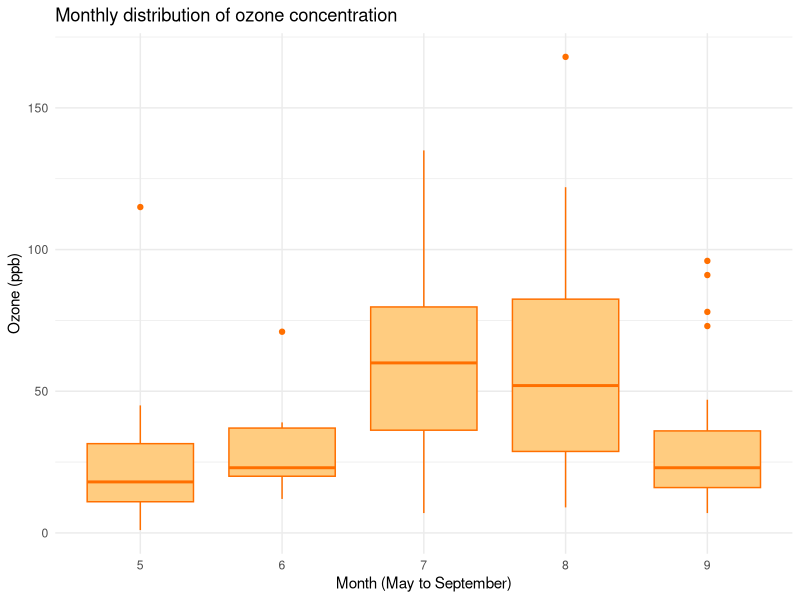
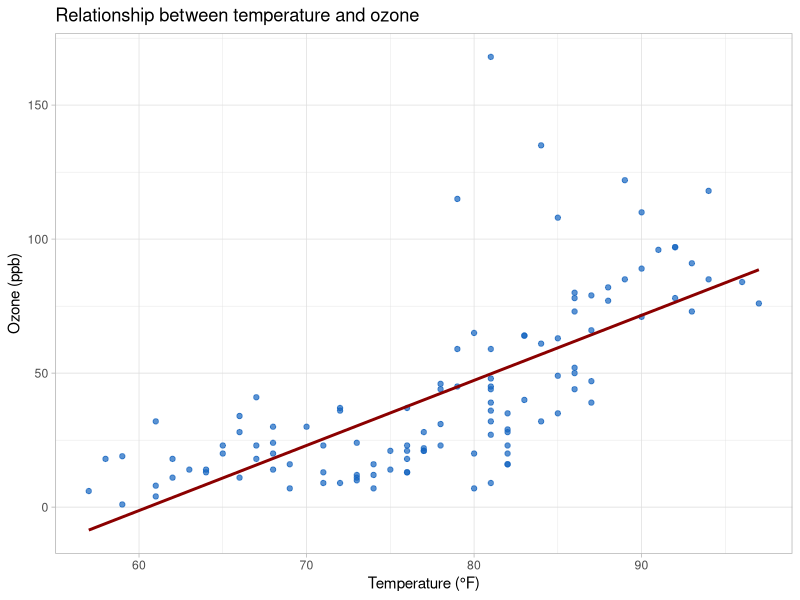
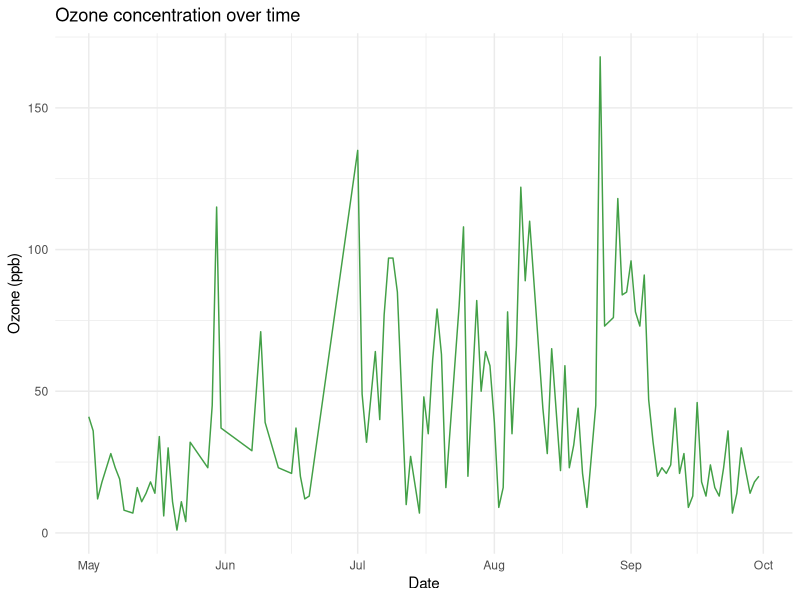

Reproduce these figures in R, in order.
## ---- chunk 1
library(dplyr)
library(ggplot2)
library(knitr)

df <- datasets::airquality
## ---- chunk 2
knitr::kable(utils::head(df, 6), caption = "First six rows of the airquality dataset")
## ---- chunk 3
df_clean <- dplyr::filter(df, !is.na(Ozone), !is.na(Temp))

summary_stats <- dplyr::summarise(
  df_clean,
  mean_ozone = round(mean(Ozone), 1),
  max_ozone = max(Ozone),
  min_ozone = min(Ozone),
  mean_temp = round(mean(Temp), 1),
  n = dplyr::n()
)

knitr::kable(summary_stats, caption = "Basic statistics on Ozone and Temperature")
## ---- chunk 4
ggplot2::ggplot(df, ggplot2::aes(x = factor(Month), y = Ozone)) +
  ggplot2::geom_boxplot(fill = "#FFCC80", color = "#FF6F00", na.rm = TRUE) +
  ggplot2::labs(title = "Monthly distribution of ozone concentration",
                x = "Month (May to September)", y = "Ozone (ppb)") +
  ggplot2::theme_minimal()
## ---- chunk 5
ggplot2::ggplot(df_clean, ggplot2::aes(x = Temp, y = Ozone)) +
  ggplot2::geom_point(color = "#1565C0", alpha = 0.7) +
  ggplot2::geom_smooth(method = "lm", se = FALSE, color = "darkred") +
  ggplot2::labs(title = "Relationship between temperature and ozone",
                x = "Temperature (°F)", y = "Ozone (ppb)") +
  ggplot2::theme_light()
## ---- chunk 6
df_date <- df %>%
  dplyr::filter(!is.na(Ozone)) %>%
  dplyr::mutate(date = base::as.Date(paste(1973, Month, Day, sep = "-")))

ggplot2::ggplot(df_date, ggplot2::aes(x = date, y = Ozone)) +
  ggplot2::geom_line(color = "#43A047") +
  ggplot2::labs(title = "Ozone concentration over time",
                x = "Date", y = "Ozone (ppb)") +
  ggplot2::theme_minimal()
